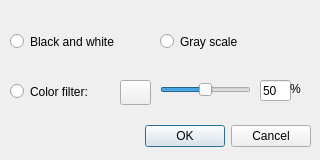
<?xml version="1.0" encoding="UTF-8"?>
<ui version="4.0">
 <class>Dialog</class>
 <widget class="QDialog" name="Dialog">
  <property name="geometry">
   <rect>
    <x>0</x>
    <y>0</y>
    <width>320</width>
    <height>160</height>
   </rect>
  </property>
  <property name="minimumSize">
   <size>
    <width>320</width>
    <height>160</height>
   </size>
  </property>
  <property name="maximumSize">
   <size>
    <width>320</width>
    <height>160</height>
   </size>
  </property>
  <property name="windowTitle">
   <string>Color Filter</string>
  </property>
  <widget class="QDialogButtonBox" name="buttonBox">
   <property name="geometry">
    <rect>
     <x>10</x>
     <y>120</y>
     <width>301</width>
     <height>32</height>
    </rect>
   </property>
   <property name="orientation">
    <enum>Qt::Horizontal</enum>
   </property>
   <property name="standardButtons">
    <set>QDialogButtonBox::Cancel|QDialogButtonBox::Ok</set>
   </property>
  </widget>
  <widget class="QRadioButton" name="radioButton">
   <property name="geometry">
    <rect>
     <x>10</x>
     <y>30</y>
     <width>141</width>
     <height>23</height>
    </rect>
   </property>
   <property name="text">
    <string>Black and white</string>
   </property>
  </widget>
  <widget class="QRadioButton" name="radioButton_2">
   <property name="geometry">
    <rect>
     <x>10</x>
     <y>80</y>
     <width>112</width>
     <height>23</height>
    </rect>
   </property>
   <property name="text">
    <string>Color filter:</string>
   </property>
  </widget>
  <widget class="QPushButton" name="pushButton">
   <property name="geometry">
    <rect>
     <x>120</x>
     <y>80</y>
     <width>31</width>
     <height>25</height>
    </rect>
   </property>
   <property name="text">
    <string/>
   </property>
  </widget>
  <widget class="QRadioButton" name="radioButton_3">
   <property name="geometry">
    <rect>
     <x>160</x>
     <y>30</y>
     <width>141</width>
     <height>23</height>
    </rect>
   </property>
   <property name="text">
    <string>Gray scale</string>
   </property>
  </widget>
  <widget class="QSlider" name="horizontalSlider">
   <property name="geometry">
    <rect>
     <x>160</x>
     <y>80</y>
     <width>91</width>
     <height>20</height>
    </rect>
   </property>
   <property name="minimum">
    <number>1</number>
   </property>
   <property name="sliderPosition">
    <number>50</number>
   </property>
   <property name="orientation">
    <enum>Qt::Horizontal</enum>
   </property>
  </widget>
  <widget class="QLineEdit" name="lineEdit">
   <property name="geometry">
    <rect>
     <x>260</x>
     <y>80</y>
     <width>31</width>
     <height>21</height>
    </rect>
   </property>
   <property name="text">
    <string>50</string>
   </property>
  </widget>
  <widget class="QLabel" name="label">
   <property name="geometry">
    <rect>
     <x>290</x>
     <y>80</y>
     <width>21</width>
     <height>17</height>
    </rect>
   </property>
   <property name="text">
    <string>%</string>
   </property>
  </widget>
 </widget>
 <resources>
  <include location="../resources/icons.qrc"/>
 </resources>
 <connections>
  <connection>
   <sender>buttonBox</sender>
   <signal>accepted()</signal>
   <receiver>Dialog</receiver>
   <slot>accept()</slot>
   <hints>
    <hint type="sourcelabel">
     <x>248</x>
     <y>254</y>
    </hint>
    <hint type="destinationlabel">
     <x>157</x>
     <y>274</y>
    </hint>
   </hints>
  </connection>
  <connection>
   <sender>buttonBox</sender>
   <signal>rejected()</signal>
   <receiver>Dialog</receiver>
   <slot>reject()</slot>
   <hints>
    <hint type="sourcelabel">
     <x>316</x>
     <y>260</y>
    </hint>
    <hint type="destinationlabel">
     <x>286</x>
     <y>274</y>
    </hint>
   </hints>
  </connection>
 </connections>
</ui>
